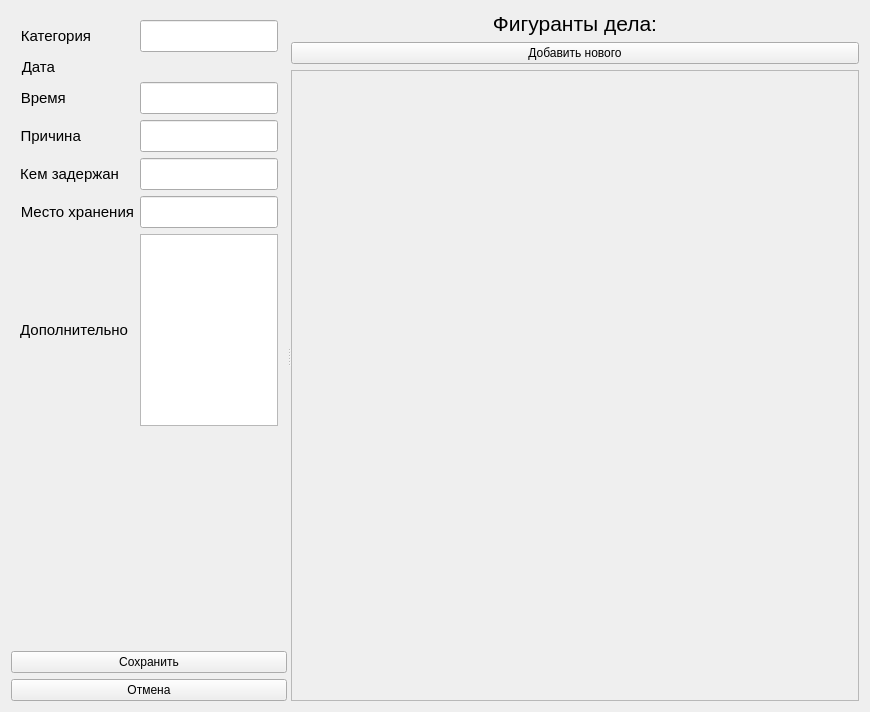
<?xml version="1.0" encoding="UTF-8"?>
<ui version="4.0">
 <class>editEvent</class>
 <widget class="QWidget" name="editEvent">
  <property name="geometry">
   <rect>
    <x>0</x>
    <y>0</y>
    <width>870</width>
    <height>712</height>
   </rect>
  </property>
  <property name="windowTitle">
   <string>Form</string>
  </property>
  <layout class="QGridLayout" name="gridLayout_3">
   <item row="0" column="0">
    <widget class="QSplitter" name="splitter">
     <property name="orientation">
      <enum>Qt::Horizontal</enum>
     </property>
     <widget class="QWidget" name="layoutWidget">
      <layout class="QVBoxLayout" name="verticalLayout">
       <item>
        <widget class="QFrame" name="frame_6">
         <property name="sizePolicy">
          <sizepolicy hsizetype="Ignored" vsizetype="Preferred">
           <horstretch>0</horstretch>
           <verstretch>0</verstretch>
          </sizepolicy>
         </property>
         <layout class="QGridLayout" name="gridLayout_2">
          <item row="5" column="1">
           <widget class="QLineEdit" name="le_keeping_place">
            <property name="sizePolicy">
             <sizepolicy hsizetype="Ignored" vsizetype="Fixed">
              <horstretch>0</horstretch>
              <verstretch>0</verstretch>
             </sizepolicy>
            </property>
            <property name="font">
             <font>
              <pointsize>15</pointsize>
             </font>
            </property>
           </widget>
          </item>
          <item row="6" column="0">
           <widget class="QLabel" name="label_10">
            <property name="sizePolicy">
             <sizepolicy hsizetype="Fixed" vsizetype="Preferred">
              <horstretch>0</horstretch>
              <verstretch>0</verstretch>
             </sizepolicy>
            </property>
            <property name="font">
             <font>
              <family>Arial</family>
              <pointsize>11</pointsize>
             </font>
            </property>
            <property name="text">
             <string>Дополнительно</string>
            </property>
            <property name="alignment">
             <set>Qt::AlignRight|Qt::AlignTrailing|Qt::AlignVCenter</set>
            </property>
           </widget>
          </item>
          <item row="5" column="0">
           <widget class="QLabel" name="label_8">
            <property name="sizePolicy">
             <sizepolicy hsizetype="Fixed" vsizetype="Preferred">
              <horstretch>0</horstretch>
              <verstretch>0</verstretch>
             </sizepolicy>
            </property>
            <property name="font">
             <font>
              <family>Arial</family>
              <pointsize>11</pointsize>
             </font>
            </property>
            <property name="text">
             <string>Место хранения</string>
            </property>
            <property name="alignment">
             <set>Qt::AlignRight|Qt::AlignTrailing|Qt::AlignVCenter</set>
            </property>
           </widget>
          </item>
          <item row="2" column="1">
           <widget class="QLineEdit" name="le_time">
            <property name="sizePolicy">
             <sizepolicy hsizetype="Ignored" vsizetype="Fixed">
              <horstretch>0</horstretch>
              <verstretch>0</verstretch>
             </sizepolicy>
            </property>
            <property name="font">
             <font>
              <pointsize>15</pointsize>
             </font>
            </property>
           </widget>
          </item>
          <item row="3" column="0">
           <widget class="QLabel" name="label_6">
            <property name="sizePolicy">
             <sizepolicy hsizetype="Fixed" vsizetype="Preferred">
              <horstretch>0</horstretch>
              <verstretch>0</verstretch>
             </sizepolicy>
            </property>
            <property name="font">
             <font>
              <family>Arial</family>
              <pointsize>11</pointsize>
             </font>
            </property>
            <property name="text">
             <string>Причина </string>
            </property>
            <property name="alignment">
             <set>Qt::AlignRight|Qt::AlignTrailing|Qt::AlignVCenter</set>
            </property>
           </widget>
          </item>
          <item row="1" column="0">
           <widget class="QLabel" name="label_3">
            <property name="sizePolicy">
             <sizepolicy hsizetype="Fixed" vsizetype="Preferred">
              <horstretch>0</horstretch>
              <verstretch>0</verstretch>
             </sizepolicy>
            </property>
            <property name="font">
             <font>
              <family>Arial</family>
              <pointsize>11</pointsize>
             </font>
            </property>
            <property name="text">
             <string>Дата</string>
            </property>
            <property name="alignment">
             <set>Qt::AlignRight|Qt::AlignTrailing|Qt::AlignVCenter</set>
            </property>
           </widget>
          </item>
          <item row="2" column="0">
           <widget class="QLabel" name="label_4">
            <property name="sizePolicy">
             <sizepolicy hsizetype="Fixed" vsizetype="Preferred">
              <horstretch>0</horstretch>
              <verstretch>0</verstretch>
             </sizepolicy>
            </property>
            <property name="font">
             <font>
              <family>Arial</family>
              <pointsize>11</pointsize>
             </font>
            </property>
            <property name="text">
             <string>Время </string>
            </property>
            <property name="alignment">
             <set>Qt::AlignRight|Qt::AlignTrailing|Qt::AlignVCenter</set>
            </property>
           </widget>
          </item>
          <item row="3" column="1">
           <widget class="QLineEdit" name="le_reason">
            <property name="sizePolicy">
             <sizepolicy hsizetype="Ignored" vsizetype="Fixed">
              <horstretch>0</horstretch>
              <verstretch>0</verstretch>
             </sizepolicy>
            </property>
            <property name="font">
             <font>
              <pointsize>15</pointsize>
             </font>
            </property>
           </widget>
          </item>
          <item row="0" column="0">
           <widget class="QLabel" name="label_2">
            <property name="sizePolicy">
             <sizepolicy hsizetype="Fixed" vsizetype="Preferred">
              <horstretch>0</horstretch>
              <verstretch>0</verstretch>
             </sizepolicy>
            </property>
            <property name="font">
             <font>
              <family>Arial</family>
              <pointsize>11</pointsize>
             </font>
            </property>
            <property name="text">
             <string>Категория</string>
            </property>
            <property name="alignment">
             <set>Qt::AlignRight|Qt::AlignTrailing|Qt::AlignVCenter</set>
            </property>
           </widget>
          </item>
          <item row="0" column="1">
           <widget class="QLineEdit" name="le_category">
            <property name="sizePolicy">
             <sizepolicy hsizetype="Ignored" vsizetype="Fixed">
              <horstretch>0</horstretch>
              <verstretch>0</verstretch>
             </sizepolicy>
            </property>
            <property name="font">
             <font>
              <pointsize>15</pointsize>
             </font>
            </property>
           </widget>
          </item>
          <item row="4" column="0">
           <widget class="QLabel" name="label_7">
            <property name="sizePolicy">
             <sizepolicy hsizetype="Fixed" vsizetype="Preferred">
              <horstretch>0</horstretch>
              <verstretch>0</verstretch>
             </sizepolicy>
            </property>
            <property name="font">
             <font>
              <family>Arial</family>
              <pointsize>11</pointsize>
             </font>
            </property>
            <property name="text">
             <string>Кем задержан</string>
            </property>
            <property name="alignment">
             <set>Qt::AlignRight|Qt::AlignTrailing|Qt::AlignVCenter</set>
            </property>
           </widget>
          </item>
          <item row="4" column="1">
           <widget class="QLineEdit" name="le_detention_by">
            <property name="sizePolicy">
             <sizepolicy hsizetype="Ignored" vsizetype="Fixed">
              <horstretch>0</horstretch>
              <verstretch>0</verstretch>
             </sizepolicy>
            </property>
            <property name="font">
             <font>
              <pointsize>15</pointsize>
             </font>
            </property>
           </widget>
          </item>
          <item row="1" column="1">
           <layout class="QHBoxLayout" name="hl_date"/>
          </item>
          <item row="6" column="1">
           <widget class="QTextEdit" name="le_additional"/>
          </item>
         </layout>
        </widget>
       </item>
       <item>
        <spacer name="verticalSpacer">
         <property name="orientation">
          <enum>Qt::Vertical</enum>
         </property>
         <property name="sizeHint" stdset="0">
          <size>
           <width>20</width>
           <height>40</height>
          </size>
         </property>
        </spacer>
       </item>
       <item>
        <widget class="QPushButton" name="pb_save">
         <property name="text">
          <string>Сохранить</string>
         </property>
        </widget>
       </item>
       <item>
        <widget class="QPushButton" name="pb_cancel">
         <property name="text">
          <string>Отмена</string>
         </property>
        </widget>
       </item>
      </layout>
     </widget>
     <widget class="QWidget" name="layoutWidget">
      <layout class="QGridLayout" name="gridLayout">
       <item row="0" column="0">
        <widget class="QLabel" name="label">
         <property name="sizePolicy">
          <sizepolicy hsizetype="Minimum" vsizetype="Preferred">
           <horstretch>0</horstretch>
           <verstretch>0</verstretch>
          </sizepolicy>
         </property>
         <property name="font">
          <font>
           <family>Arial</family>
           <pointsize>16</pointsize>
          </font>
         </property>
         <property name="text">
          <string>Фигуранты дела:</string>
         </property>
         <property name="alignment">
          <set>Qt::AlignCenter</set>
         </property>
        </widget>
       </item>
       <item row="3" column="0">
        <widget class="QScrollArea" name="scrollArea_3">
         <property name="sizePolicy">
          <sizepolicy hsizetype="Minimum" vsizetype="Expanding">
           <horstretch>0</horstretch>
           <verstretch>0</verstretch>
          </sizepolicy>
         </property>
         <property name="widgetResizable">
          <bool>true</bool>
         </property>
         <widget class="QWidget" name="scrollAreaWidgetContents_3">
          <property name="geometry">
           <rect>
            <x>0</x>
            <y>0</y>
            <width>573</width>
            <height>631</height>
           </rect>
          </property>
          <layout class="QGridLayout" name="gridLayout_5">
           <item row="1" column="0">
            <layout class="QVBoxLayout" name="cardsLayout"/>
           </item>
          </layout>
         </widget>
        </widget>
       </item>
       <item row="1" column="0">
        <widget class="QPushButton" name="pb_add_person">
         <property name="text">
          <string>Добавить нового</string>
         </property>
        </widget>
       </item>
      </layout>
     </widget>
    </widget>
   </item>
  </layout>
 </widget>
 <tabstops>
  <tabstop>le_category</tabstop>
  <tabstop>le_time</tabstop>
  <tabstop>le_reason</tabstop>
  <tabstop>le_detention_by</tabstop>
  <tabstop>le_keeping_place</tabstop>
  <tabstop>le_additional</tabstop>
  <tabstop>pb_add_person</tabstop>
  <tabstop>pb_save</tabstop>
  <tabstop>pb_cancel</tabstop>
  <tabstop>scrollArea_3</tabstop>
 </tabstops>
 <resources/>
 <connections/>
</ui>
